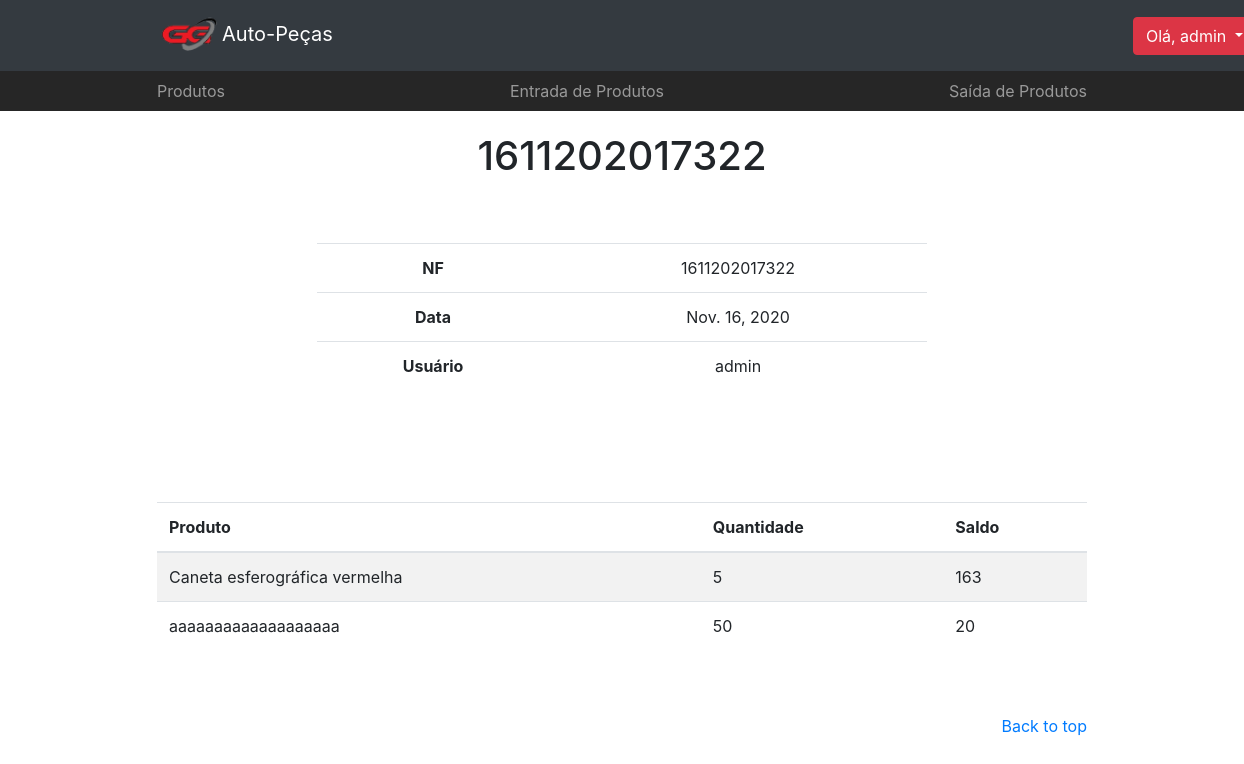
Screenshot of /estoque/saida/39/ (signed in) with the database file from the repository.
### app/models.py (models this page shows, shortened)
class TimeStampedModel(models.Model):
    created = models.DateField('criado em', auto_now_add=True, auto_now=False)
    modified = models.DateField('modificado em', auto_now=True, auto_now_add=False)
    class Meta:
        abstract = True

class Estoque(TimeStampedModel):
    usuario = models.ForeignKey(User, on_delete=models.DO_NOTHING)
    nf = models.PositiveIntegerField('nota fiscal', null=True, blank=True)
    movimento = models.CharField(max_length=1, choices=MOVIMENTO)
    class Meta:
        ordering = ('-created',)
    def __str__(self):
        return '{}'.format(self.nf)
    def nf_formated(self):
        return str(self.nf).zfill(3)

class EstoqueItens(models.Model):
    estoque = models.ForeignKey(Estoque, on_delete=models.CASCADE, related_name='estoques')
    produto = models.ForeignKey(Produto, on_delete=models.CASCADE)
    quantidade = models.PositiveIntegerField()
    saldo = models.PositiveIntegerField()
    class Meta:
        ordering=('pk',)

class Produto(models.Model):
    nome = models.CharField(max_length=100)
    codigo = models.IntegerField(default=None)
    marca = models.CharField(max_length=100, default=None)
    quantidade = models.IntegerField()
    preco = models.DecimalField(max_digits=100, decimal_places= 2, default=None)
    ativo = models.BooleanField(default=True)
    def __str__(self):
        return str(self.nome)
    class Meta:
        db_table = 'produto'

### app/views.py (the view)
# urls.py: path('estoque/saida/<int:id>/', views.estoque_saida_detail, name='estoque_saida_detail'),
@login_required(login_url='/login')
def estoque_saida_detail(request, id):
    template_name = 'app/estoque_saida_detail.html'
    obj = EstoqueSaida.objects.get(id=id)
    context={'object': obj}
    return render(request, template_name, context)

### app/managers.py (called while the page is built)
    def get_queryset(self):
        return super(EstoqueSaidaManager, self).get_queryset().filter(movimento='s')

### app/templates/app/estoque_saida_detail.html (shortened to what this page needs)
<!DOCTYPE html>
<html>
<head>
    {% load static %}
    <link rel="stylesheet" type="text/css" href="{% static 'app/css/bootstrap/bootstrap.min.css' %}">
    <link rel="stylesheet" type="text/css" href="{% static 'app/css/produto.css' %}">
    <link rel="stylesheet" href="https://cdnjs.cloudflare.com/ajax/libs/font-awesome/4.7.0/css/font-awesome.min.css">
</head>
<body>
    <header>
        <nav class="navbar navbar-expand-lg navbar-dark bg-dark">
            <div class="container">
                <a class="navbar-brand" href="{% url 'home' %}"><img src="{% static 'app/img/icn.png' %}" alt="some text" width=65 height=45>Auto-Peças</a>
                <div class="collapse navbar-collapse" id="navbarsExample07">
                  {% if user.is_authenticated %}
                  <div class="dropdown">
                      <a class="btn btn-danger dropdown-toggle" href="#" role="button" id="dropdownMenuLink" data-toggle="dropdown" aria-haspopup="true" aria-expanded="false"> Olá, {{ user.username}}
                      </a>
                  </div>
                  {% endif %}
                </div>
            </div>
        </nav>
        <nav class="site-header">
            <div class="container d-flex flex-column flex-md-row justify-content-between">
                <a class="py-2 d-none d-md-inline-block" href="{% url 'products' %}">Produtos</a>
                <a class="py-2 d-none d-md-inline-block" href="{% url 'estoque_entrada' %}">Entrada de Produtos</a>
                <a class="py-2 d-none d-md-inline-block" href="{% url 'estoque_saida' %}">Saída de Produtos</a>
            </div>
        </nav>
    </header>
    <body>
        <section class="jumbotron text-center">
            <div class="container">
            <h1>{{ object }}</h1>
                <br>
                <br>
                <table class="table table-user-information">
                    <tbody>
                      <tr>
                        <th class="">NF</th>
                        <td>
                          {{ object.nf_formated }}
                        </td>
                      </tr>
                      <tr>
                        <th class="">Data</th>
                        <td>{{ object.created }}</td>
                      </tr>
                      <tr>
                        <th class="">Usuário</th>
                        <td>{{ object.usuario.username }}</td>
                      </tr>
                    </tbody>
                  </table>
            </div>
        </section>
        <div class="container">
            	<table class="table table-striped">
	            	<thead>
	            		<tr>
	            			<th>Produto</th>
	            			<th>Quantidade</th>
	            			<th>Saldo</th>
	            		</tr>
	            	</thead>
	            	<tbody>
	            		{% for obj in object.estoques.all %}
	            		<tr>
	            			<td>{{ obj.produto }}</td>
	            			<td>{{ obj.quantidade }}</td>
	            			<td>{{ obj.saldo }}</td>
	            		</tr>
	            		{% endfor %}
	            	</tbody>
	            </table>
            </div>
        <footer class="text-muted">
            <div class="container">
                <p class="float-right">
                    <a href="#">Back to top</a>
                </p>
            </div>
        </footer>
    </body>

### app/static/app/css/produto.css (style rules this page uses)
.navbar-brand { display: inline-block; padding-top: .3125rem; margin-right: 50rem; font-size: 1.25rem; line-height: inherit; white-space: nowrap; }
.container { max-width: 960px; }
.site-header { background-color: rgba(0, 0, 0, .85); -webkit-backdrop-filter: saturate(180%) blur(20px); backdrop-filter: saturate(180%) blur(20px); }
.site-header a { color: #999; transition: ease-in-out color .15s; }
.jumbotron { padding-top: 3rem; padding-bottom: 3rem; margin-bottom: 0; background-color: #fff; }
@media (min-width: 768px) { .jumbotron { padding-top: 6rem; padding-bottom: 6rem; } }
.jumbotron h1 { font-size: 2.5rem; margin-top: -75px; margin-bottom: 15px; }
.jumbotron .container { max-width: 40rem; }
footer { padding-top: 3rem; padding-bottom: 3rem; }
footer p { margin-bottom: .25rem; }

### rows the page displays
Estoque: nf "1611202017322", nf_formated "1611202017322", created "Nov. 16, 2020", usuario.username "admin"
EstoqueItens: produto "Caneta esferográfica vermelha", quantidade "5", saldo "163"
EstoqueItens: produto "aaaaaaaaaaaaaaaaaaa", quantidade "50", saldo "20"

### other values shown
{{ user.username }} "admin"
